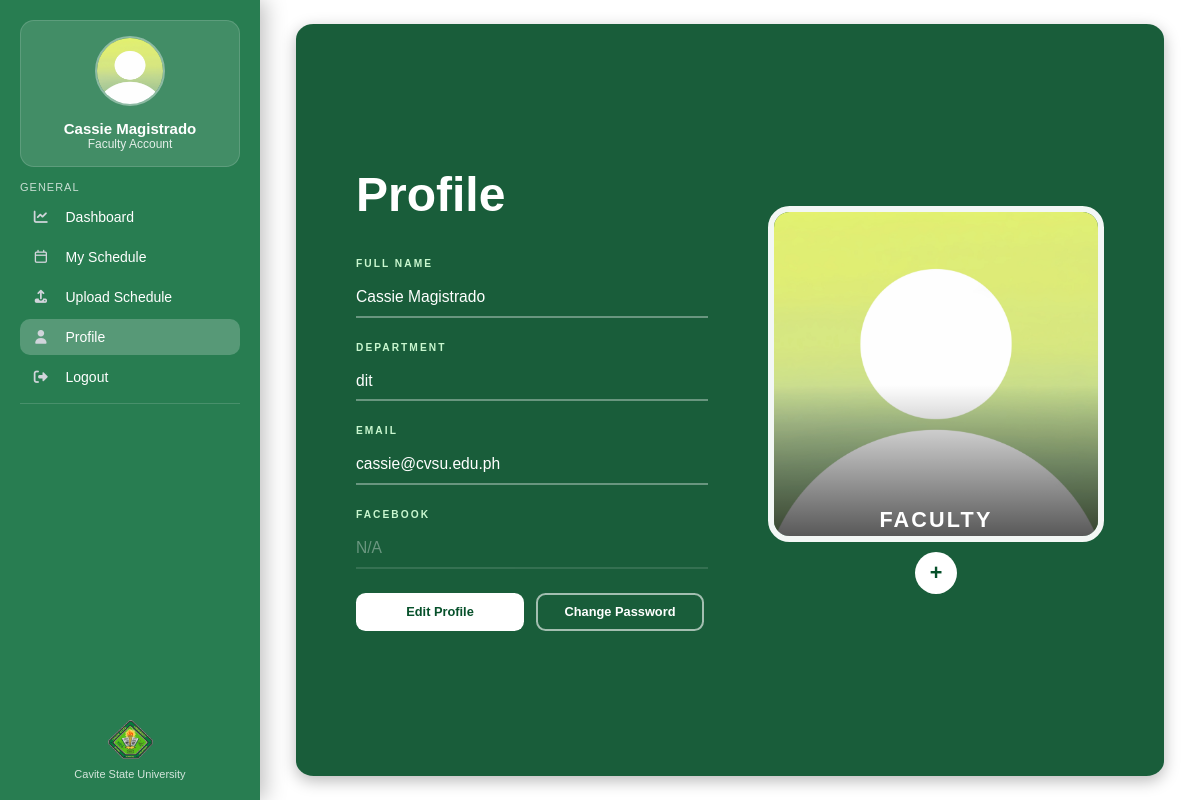
Page /php/facultyprofile.php (signed in) on the committed database.
### tables this page shows
CREATE TABLE `faculties` (
  `faculty_id` int(11) NOT NULL,
  `user_id` int(11) NOT NULL,
  `department` varchar(255) DEFAULT NULL,
  `fb_link` varchar(255) DEFAULT NULL
);

CREATE TABLE `users` (
  `user_id` int(11) NOT NULL,
  `fullname` varchar(255) NOT NULL,
  `email` varchar(255) NOT NULL,
  `password` varchar(255) NOT NULL,
  `role` enum('student','faculty','admin') NOT NULL,
  `profile_picture` varchar(255) DEFAULT NULL
);

### php/facultyprofile.php (the view, shortened to what this page needs)
<?php
include("../includes/db.php");
$user_id = (int) $_SESSION['user_id'];
$query = "
SELECT
    users.fullname,
    users.email,
    users.profile_picture,
    faculties.faculty_id,
    faculties.department,
    faculties.fb_link
FROM users
LEFT JOIN faculties ON users.user_id = faculties.user_id
WHERE users.user_id = ?
";
$stmt = mysqli_prepare($conn, $query);
mysqli_stmt_bind_param($stmt, "i", $user_id);
mysqli_stmt_execute($stmt);
$result = mysqli_stmt_get_result($stmt);
$data   = mysqli_fetch_assoc($result);
$default_image   = "../media/images.jpg";
$profile_picture = $default_image;
function e(string $value): string {
    return htmlspecialchars($value, ENT_QUOTES, 'UTF-8');
}
function na(mixed $value): string {
    $v = trim((string)($value ?? ''));
    return $v !== '' ? $v : 'N/A';
}
?>
<!DOCTYPE html>
<html lang="en">
<head>
    <link rel="stylesheet" href="../fonts/css/all.min.css">
    <link rel="stylesheet" href="../css/studentDashBoard.css">
    <link rel="stylesheet" href="../css/profile.css">
</head>
<body>
<div class="sidebar">
    <div>
        <div class="profile">
            <img src="<?php echo e($profile_picture); ?>" alt="Profile picture of <?php echo e($data['fullname']); ?>">
            <h3><?php echo e($data['fullname']); ?></h3>
            <p>Faculty Account</p>
        </div>
        <div class="section-title">GENERAL</div>
        <div class="nav">
            <a href="facultydashboard.php"><i class="fa-solid fa-chart-line"></i> Dashboard</a>
            <a href="faculty_schedule.php"><i class="fa-regular fa-calendar"></i> My Schedule</a>
            <a href="facultydashboard.php#upload"><i class="fa-solid fa-upload"></i> Upload Schedule</a>
            <a class="active" href="facultyprofile.php"><i class="fa-solid fa-user"></i> Profile</a>
            <a href="logout.php"><i class="fa-solid fa-right-from-bracket"></i> Logout</a>
        </div>
        <div class="divider"></div>
    </div>
    <div class="sidebar-footer">
        <img src="../media/cvsulogo.png" alt="CvSU Logo">
        <p>Cavite State University</p>
    </div>
</div>
<div class="main">
    <div class="profile-card">
        <div class="profile-details">
            <h1 class="title">Profile</h1>
            <div class="profile-list">
                <div class="list-item">
                    <span class="label">Full Name</span>
                    <input type="text" value="<?php echo e($data['fullname']); ?>" readonly aria-label="Full Name">
                </div>
                <div class="list-item">
                    <span class="label">Department</span>
                    <input type="text" value="<?php echo e(na($data['department'])); ?>" readonly aria-label="Department">
                </div>
                <div class="list-item">
                    <span class="label">Email</span>
                    <input type="text" value="<?php echo e($data['email']); ?>" readonly aria-label="Email">
                </div>
                <div class="list-item">
                    <span class="label">Facebook</span>
                    <input type="text" value="<?php echo e(na($data['fb_link'])); ?>" readonly aria-label="Facebook Link">
                </div>
            </div>
            <div class="profile-btn-row">
                <button class="edit-btn" onclick="openModal()">Edit Profile</button>
                <button class="edit-btn change-pw-btn" onclick="openPasswordModal()">Change Password</button>
            </div>
        </div>
        <div class="profile-aside">
            <div class="image-container">
                <img src="<?php echo e($profile_picture); ?>" class="profile-image" alt="Profile">
                <div class="profile-role">FACULTY</div>
            </div>
            <label class="change-profile-btn" title="Change profile picture">
                +
            </label>
        </div>
    </div>
</div>
</body>
</html>

### css/studentDashBoard.css (style rules this page uses)
* { margin:0; padding:0; box-sizing:border-box; font-family:Arial, sans-serif; }
body { display:flex; min-height:100vh; overflow-x:hidden; background:whitesmoke; background-size:cover; background-position:center; color:#eaf5ef; }
.sidebar { width:260px; min-width:260px; background:rgba(11,107,58,0.88); backdrop-filter:blur(14px); color:white; padding:20px; display:flex; flex-direction:column; justify-content:space-between; box-shadow:5px 0 20px rgba(0,0,0,0.25); z-index:1000; position:relative; }
.profile { background:rgba(255,255,255,0.12); padding:15px; border-radius:14px; text-align:center; margin-bottom:14px; border:1px solid rgba(255,255,255,0.15); }
.profile img { width:70px; height:70px; border-radius:50%; margin-bottom:10px; border:2px solid rgba(255,255,255,0.4); }
.profile h3 { font-size:15px; }
.profile p { font-size:12px; opacity:0.85; }
.section-title { font-size:11px; letter-spacing:1px; opacity:0.75; margin:14px 0 6px; }
.nav { display:flex; flex-direction:column; gap:4px; }
.nav a { color:white; text-decoration:none; padding:10px 12px; border-radius:10px; font-size:14px; display:flex; gap:8px; align-items:center; transition:0.25s; margin:0; }
.active { background:rgba(255,255,255,0.22); }
.divider { height:1px; background:rgba(255,255,255,0.15); margin:8px 0; }
.sidebar-footer { text-align:center; padding-top:10px; }
.sidebar-footer img { width:45px; margin-bottom:5px; }
.sidebar-footer p { font-size:11px; opacity:0.8; }
.main { flex:1; padding:90px 30px 30px; animation:fadeIn 0.35s ease-out; will-change:transform, opacity; }
.nav a i { margin-right: 8px; color: #d1d5db; }

### php/facultyprofile.php (style rules this page uses)
.profile-btn-row { display: flex; gap: 12px; flex-wrap: wrap; margin-top: 24px; }
.profile-btn-row .edit-btn { margin-top: 0; }
.change-pw-btn { background: transparent !important; color: white !important; border: 2px solid rgba(255,255,255,0.6) !important; }

### rows in the picture
faculties: user.fullname "Cassie Magistrado", department "dit", user.email "cassie@cvsu.edu.ph", fb_link "N/A"
